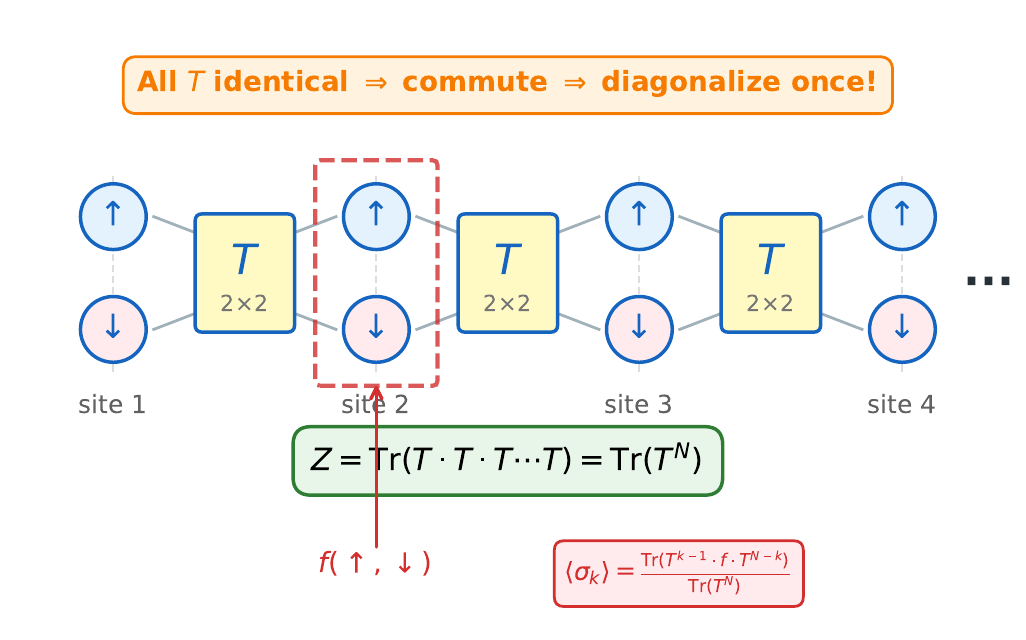

Source code (Python):
"""
Generate figure: 1D chain showing state space and transfer matrix contraction
For CTMRG presentation - Part 1, Slide 1.1

Concept: 
- Each site has 2 states (up/down)
- Transfer matrix T between adjacent sites encodes interaction
- Partition function Z = Tr(T·T·T·...·T)
- Local observable ⟨σₖ⟩ = Tr(T^(k-1)·f(↑,↓)·T^(N-k)) / Z
"""

import matplotlib.pyplot as plt
from matplotlib.patches import Circle, FancyBboxPatch, FancyArrowPatch
import numpy as np

# Create figure with larger size
fig, ax = plt.subplots(1, 1, figsize=(15, 6.5))
ax.set_aspect('equal')

# Colors
spin_up_color = '#E3F2FD'      # Light blue for spin up
spin_down_color = '#FFEBEE'    # Light pink for spin down
transfer_box_color = '#FFF9C4' # Light yellow for T
border_color = '#1565C0'       # Dark blue for borders
text_color = '#263238'         # Dark gray for text

# Layout parameters - increased spacing
num_sites = 4
y_center = 2.0
x_start = 0.8
site_spacing = 2.8

# Vertical offset for up/down states - increased
state_radius = 0.35
state_vertical_offset = 0.6

# Transfer matrix box size - increased
T_width = 0.9
T_height = 1.1

# ========================================
# Draw sites with up/down state options
# ========================================
for i in range(num_sites):
    x_site = x_start + i * site_spacing
    
    # Draw vertical line connecting states
    ax.plot([x_site, x_site], 
           [y_center - state_vertical_offset - state_radius - 0.1,
            y_center + state_vertical_offset + state_radius + 0.1],
           color='#BDBDBD', linewidth=1.5, linestyle='--', alpha=0.5, zorder=1)
    
    # Spin UP state (top)
    circle_up = Circle((x_site, y_center + state_vertical_offset), state_radius,
                      facecolor=spin_up_color, edgecolor=border_color,
                      linewidth=2.5, zorder=3)
    ax.add_patch(circle_up)
    ax.text(x_site, y_center + state_vertical_offset, r'$\uparrow$',
           ha='center', va='center', fontsize=24, weight='bold',
           color=border_color, zorder=4)
    
    # Spin DOWN state (bottom)
    circle_down = Circle((x_site, y_center - state_vertical_offset), state_radius,
                        facecolor=spin_down_color, edgecolor=border_color,
                        linewidth=2.5, zorder=3)
    ax.add_patch(circle_down)
    ax.text(x_site, y_center - state_vertical_offset, r'$\downarrow$',
           ha='center', va='center', fontsize=24, weight='bold',
           color=border_color, zorder=4)
    
    # Site label below
    ax.text(x_site, y_center - state_vertical_offset - 0.7,
           f'site ${i+1}$',
           ha='center', va='top', fontsize=18, color='#616161')

# ========================================
# Draw transfer matrices T between sites
# ========================================
for i in range(num_sites - 1):
    x_T = x_start + (i + 0.5) * site_spacing
    
    # Transfer matrix box
    T_box = FancyBboxPatch(
        (x_T - T_width/2, y_center - T_height/2),
        T_width, T_height,
        boxstyle="round,pad=0.08",
        facecolor=transfer_box_color,
        edgecolor=border_color,
        linewidth=2.5,
        zorder=2
    )
    ax.add_patch(T_box)
    
    # Label T
    ax.text(x_T, y_center + 0.1, r'$T$',
           ha='center', va='center', fontsize=30,
           weight='bold', color=border_color, zorder=4)
    
    # Dimension label
    ax.text(x_T, y_center - 0.35, r'$2\!\times\!2$',
           ha='center', va='center', fontsize=16,
           style='italic', color='#757575', zorder=4)
    
    # Connecting lines - thicker
    # Left connection
    x_left_site = x_start + i * site_spacing
    ax.plot([x_left_site + state_radius + 0.08, x_T - T_width/2],
           [y_center + state_vertical_offset, y_center + T_height/2 - 0.15],
           color='#78909C', linewidth=2, alpha=0.7, zorder=1)
    ax.plot([x_left_site + state_radius + 0.08, x_T - T_width/2],
           [y_center - state_vertical_offset, y_center - T_height/2 + 0.15],
           color='#78909C', linewidth=2, alpha=0.7, zorder=1)
    
    # Right connection
    x_right_site = x_start + (i + 1) * site_spacing
    ax.plot([x_T + T_width/2, x_right_site - state_radius - 0.08],
           [y_center + T_height/2 - 0.15, y_center + state_vertical_offset],
           color='#78909C', linewidth=2, alpha=0.7, zorder=1)
    ax.plot([x_T + T_width/2, x_right_site - state_radius - 0.08],
           [y_center - T_height/2 + 0.15, y_center - state_vertical_offset],
           color='#78909C', linewidth=2, alpha=0.7, zorder=1)

# ========================================
# Add trace connections (periodic boundary)
# ========================================
# Top arc from last site to first site
x_first = x_start
x_last = x_start + (num_sites - 1) * site_spacing
y_top = y_center + state_vertical_offset + state_radius + 0.05

# Add ellipsis after the last site
ellipsis_x = x_last + state_radius + 0.3
ax.text(ellipsis_x, y_center, '...', 
       ha='left', va='center', fontsize=32, 
       fontweight='bold', color='#263238')

# ========================================
# Add formula annotations
# ========================================
# Partition function Z
ax.text(x_start + (num_sites - 1) * site_spacing / 2, y_center - 2.0,
       r'$Z = \mathrm{Tr}(T \cdot T \cdot T \cdots T) = \mathrm{Tr}(T^N)$',
       ha='center', va='center', fontsize=22,
       bbox=dict(boxstyle='round,pad=0.6', facecolor='#E8F5E9',
                edgecolor='#2E7D32', linewidth=2.5))

# Commuting property
ax.text(x_start + (num_sites - 1) * site_spacing / 2, y_center + state_vertical_offset + 1.4,
       r'All $T$ identical $\Rightarrow$ commute $\Rightarrow$ diagonalize once!',
       ha='center', va='center', fontsize=20, color='#F57C00',
       weight='bold',
       bbox=dict(boxstyle='round,pad=0.5', facecolor='#FFF3E0',
                edgecolor='#F57C00', linewidth=2))

# ========================================
# Add local observable annotation
# ========================================
# Highlight site 2 for local observable
highlight_site = 1  # 0-indexed, so site 2
x_highlight = x_start + highlight_site * site_spacing

# Draw emphasis box around site 2
emphasis_box = FancyBboxPatch(
    (x_highlight - 0.6, y_center - state_vertical_offset - state_radius - 0.2),
    1.2, 2 * state_vertical_offset + 2 * state_radius + 0.4,
    boxstyle="round,pad=0.05",
    facecolor='none',
    edgecolor='#D32F2F',
    linewidth=3,
    linestyle='--',
    zorder=5,
    alpha=0.8
)
ax.add_patch(emphasis_box)

# Label for local observable
ax.annotate(r'$f(\uparrow,\downarrow)$',
           xy=(x_highlight, y_center - state_vertical_offset - state_radius - 0.2),
           xytext=(x_highlight, y_center - 3.2),
           ha='center', fontsize=20, color='#D32F2F',
           weight='bold',
           arrowprops=dict(arrowstyle='->', color='#D32F2F', lw=2.5))

ax.text(x_highlight + 2.0, y_center - 3.2,
       r'$\langle \sigma_k \rangle = \frac{\mathrm{Tr}(T^{k-1} \cdot f \cdot T^{N-k})}{\mathrm{Tr}(T^N)}$',
       ha='left', va='center', fontsize=18, color='#D32F2F',
       bbox=dict(boxstyle='round,pad=0.4', facecolor='#FFEBEE',
                edgecolor='#D32F2F', linewidth=2))

# ========================================
# Set limits and clean up
# ========================================
ax.set_xlim(-0.3, x_start + (num_sites - 1) * site_spacing + 1.2)
ax.set_ylim(y_center - 3.8, y_center + state_vertical_offset + 2.2)
ax.axis('off')

plt.tight_layout()

# Save outputs
output_pdf = 'figures/fig_1d_transfer_chain.pdf'
output_png = 'figures/fig_1d_transfer_chain.png'

plt.savefig(output_pdf, format='pdf', bbox_inches='tight', dpi=300)
print(f"Saved: {output_pdf}")

plt.savefig(output_png, format='png', bbox_inches='tight', dpi=300)
print(f"Saved: {output_png}")

plt.show()
